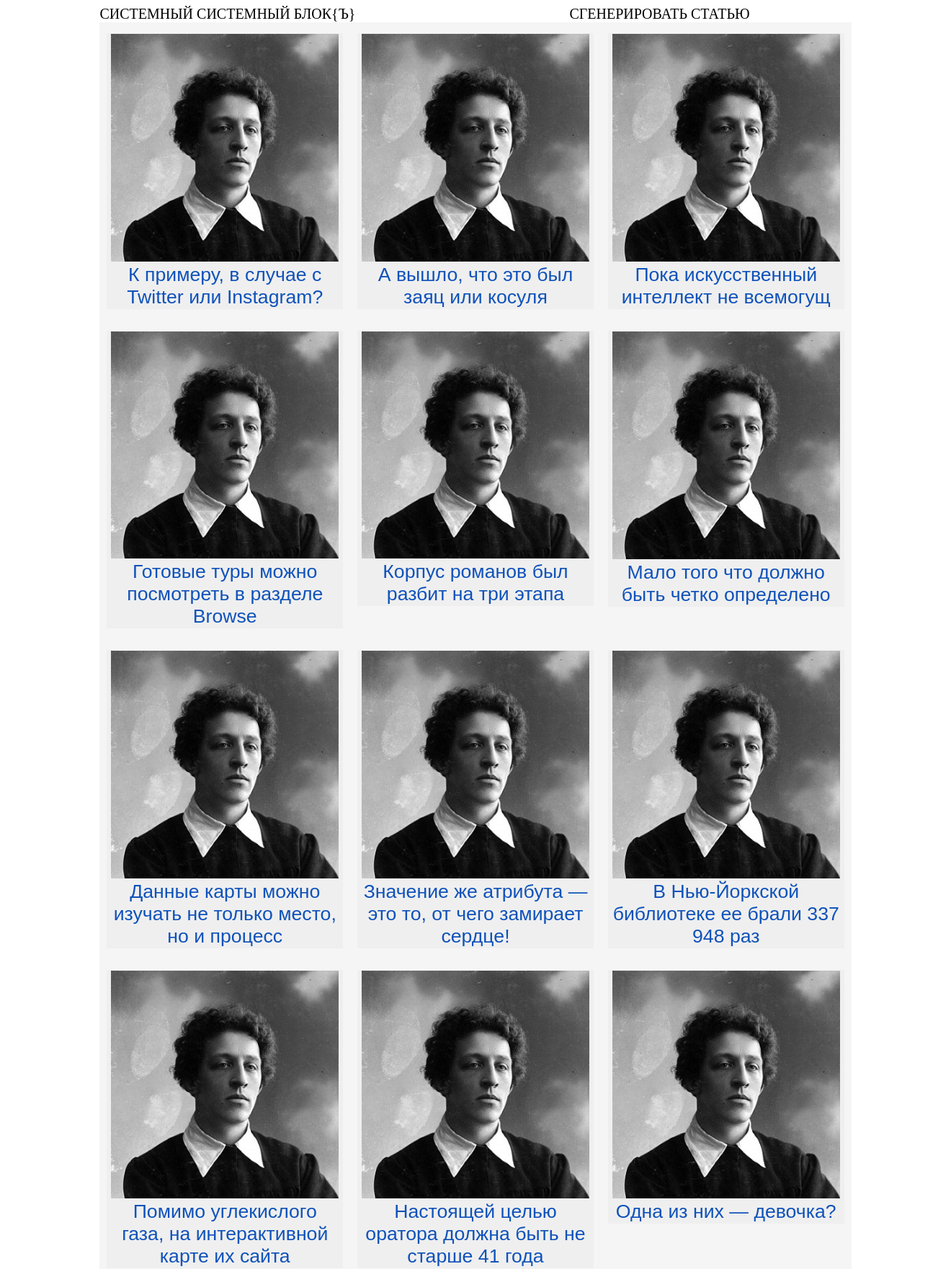
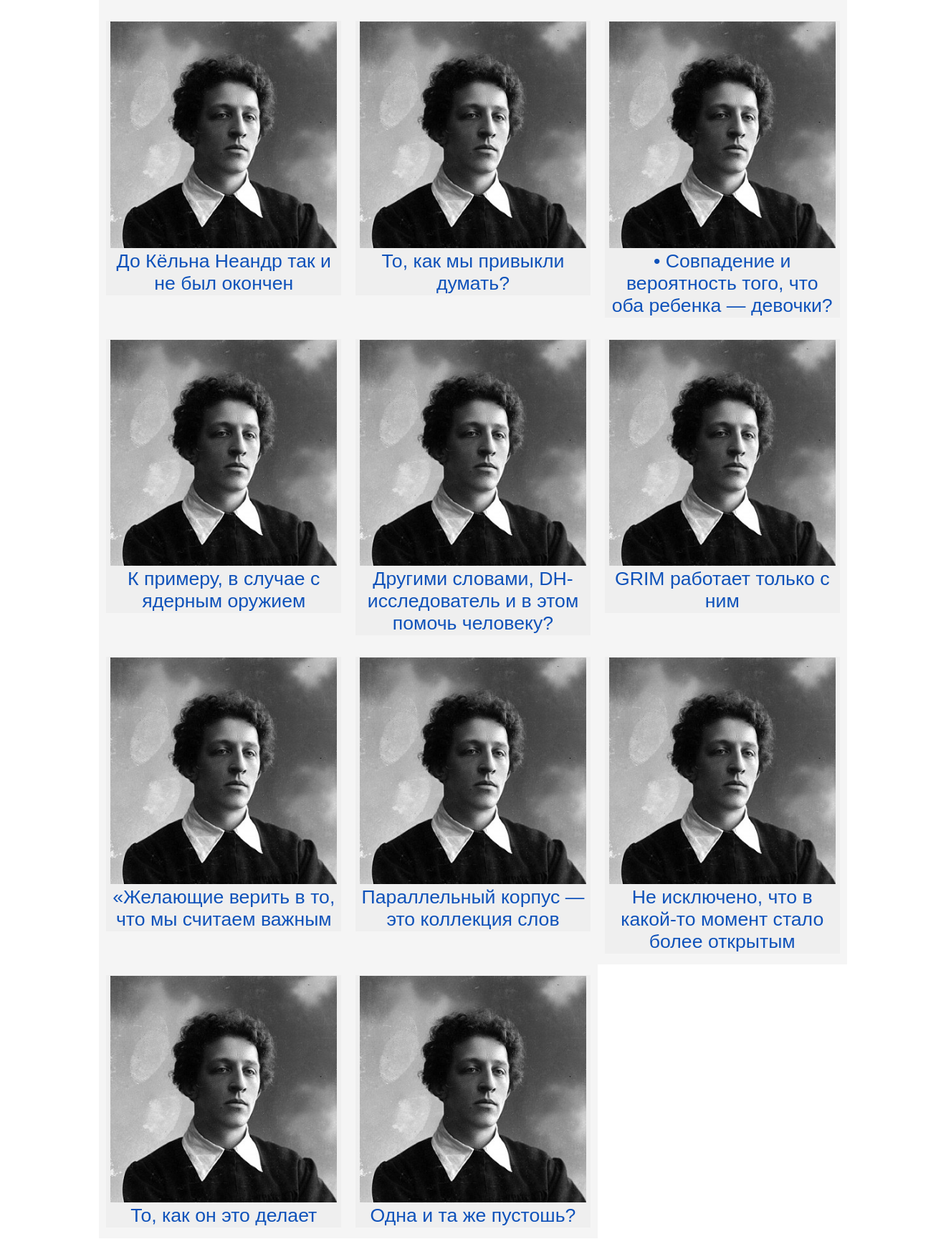
The page / on the database its author committed (2 pictures, top to bottom).
### tables this page shows
CREATE TABLE articles(id integer primary key,
                                                heading text not null,
                                                content text);

### myapp.py (the view)
@app.route('/')
def index():
    conn = sqlite3.connect('articles.db')
    c = conn.cursor()
    c.execute("SELECT * FROM articles")
    global articles_db
    articles_db = c.fetchall()
    conn.close()
    articles = []
    articles_db_slice = articles_db
    while articles_db_slice:
        articles.append(articles_db_slice[:3])
        articles_db_slice = articles_db_slice[3:]
    return render_template('index.html', articles=articles)

### templates/index.html (shortened to what this page needs)
<!DOCTYPE html>
<html lang="en">
<head>
  <link rel="stylesheet" type="text/css" href="../static/style.css?q=7">
</head>
<body>
  <div class="header">
    <span>
      <a href="/index">
        СИСТЕМНЫЙ СИСТЕМНЫЙ БЛОК{Ъ}
      </a>
    </span>
    <span class="more">
      <a href="/generate">
        СГЕНЕРИРОВАТЬ СТАТЬЮ
      </a>
    </span>
  </div>
{% for row in articles %}
<div class="row">
  {% for article in row %}
  <div class="col-grid">
    <form method="get">
      <button type="button" class="btn-link" onclick="location.href='articles/{{article[0]}}.html'">
        <div>
          <img class="card-image" src="../static/images/blok.jpg">
        </div>
        <div class="article-heading-link">
          {{article[1]}}
        </div>
      </button>
    </form>
  </div>
  {% endfor %}
</div>
{% endfor %}
</body>
</html>

### static/style.css (style rules this page uses)
.header { width: 100%; display: grid; grid-template-columns: 1fr 1fr; margin: 0 10% 0; font-size: 20px; }
.header span { color: black; text-align: left; text-decoration: none; }
.header span a { color: black; text-decoration: none; }
.more a { text-align: right; text-decoration: none; }
div { text-align: center; }
.row { margin: 0 10%; display:grid; grid-template-columns: 1fr 1fr 1fr; }
.col-grid { grid-auto-rows: 1fr; padding: 5px 5px; background-color: #f5f5f5; }
.row .col-grid .btn-link { margin: 10px 5px; width: auto; border: none; }
.row .col-grid .btn-link { transition: transform 0.5s; }
.article-heading-link { color: #0f52ba; font: sans-serif; font-size: 2em; transition: transform 0.5s; }
.btn-link .card-image { width: 100%; object-fit: cover; }

### rows shown on the page
articles: heading "К примеру, в случае с Twitter или Instagram?"
articles: heading "А вышло, что это был заяц или косуля"
articles: heading "Пока искусственный интеллект не всемогущ"
articles: heading "Готовые туры можно посмотреть в разделе Browse"
articles: heading "Корпус романов был разбит на три этапа"
articles: heading "Мало того что должно быть четко определено"
articles: heading "Данные карты можно изучать не только место, но и процесс"
articles: heading "Значение же атрибута — это то, от чего замирает сердце!"
articles: heading "В Нью-Йоркской библиотеке ее брали 337 948 раз"
articles: heading "Помимо углекислого газа, на интерактивной карте их сайта"
articles: heading "Настоящей целью оратора должна быть не старше 41 года"
articles: heading "Одна из них — девочка?"
articles: heading "До Кёльна Неандр так и не был окончен"
articles: heading "То, как мы привыкли думать?"
articles: heading "• Совпадение и вероятность того, что оба ребенка — девочки?"
articles: heading "К примеру, в случае с ядерным оружием"
articles: heading "Другими словами, DH-исследователь и в этом помочь человеку?"
articles: heading "GRIM работает только с ним"
articles: heading "«Желающие верить в то, что мы считаем важным"
articles: heading "Параллельный корпус — это коллекция слов"
articles: heading "Не исключено, что в какой-то момент стало более открытым"
articles: heading "То, как он это делает"
articles: heading "Одна и та же пустошь?"
